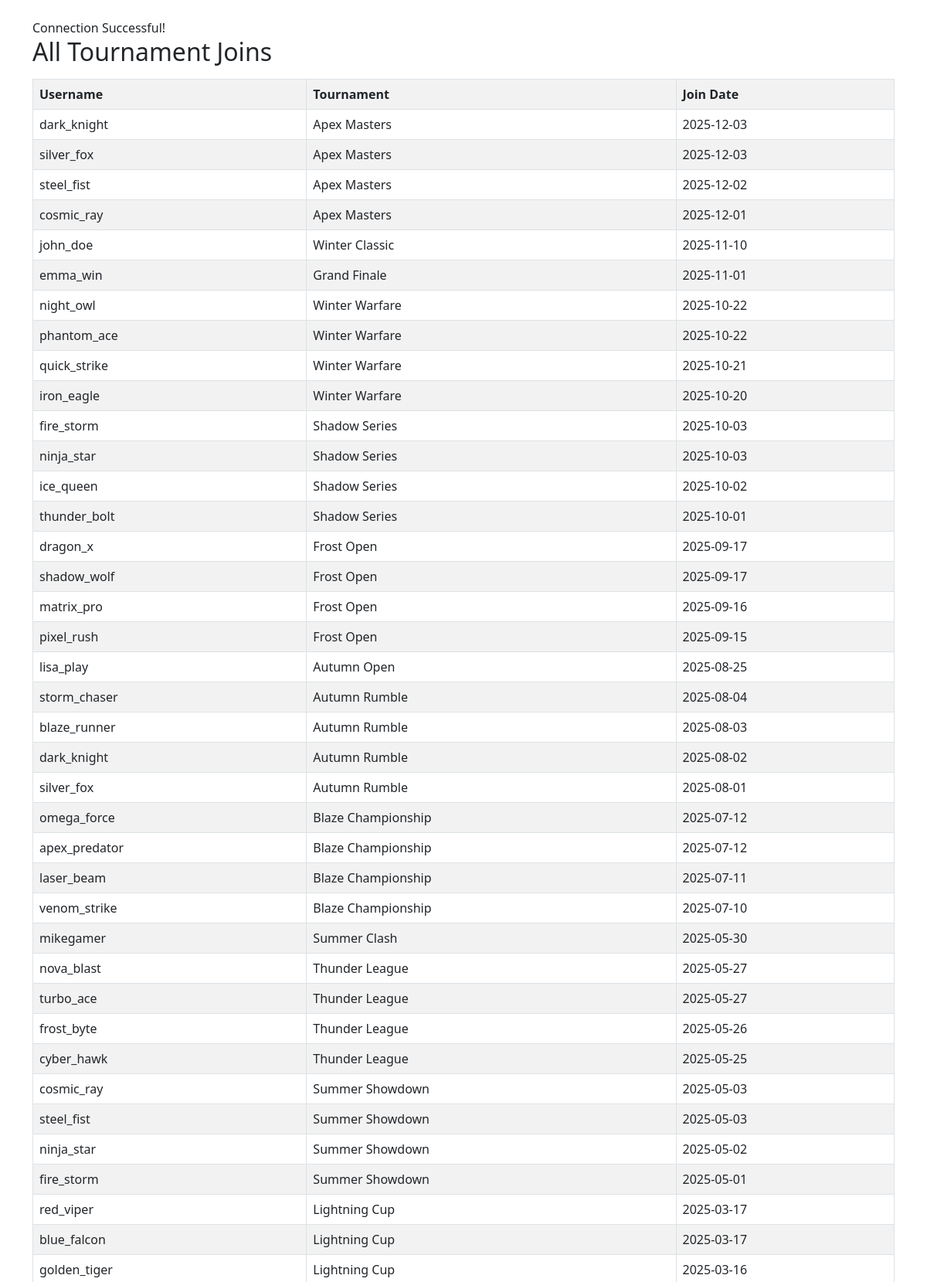
The page /CPSC2221_final/queries/display_joins.php (upper part) on the database its author committed.
### tables this page shows
CREATE TABLE Joins (
    PlayerID INT,
    TournamentID INT,
    JoinDate DATE DEFAULT (CURRENT_DATE),
    PRIMARY KEY (PlayerID, TournamentID),
    FOREIGN KEY (PlayerID) REFERENCES Player(PlayerID)
        ON DELETE CASCADE
        ON UPDATE CASCADE,
    FOREIGN KEY (TournamentID) REFERENCES Tournament_Managed(TournamentID)
        ON DELETE CASCADE
        ON UPDATE CASCADE
);

CREATE TABLE GameUser (
    UserID INT PRIMARY KEY,
    Username VARCHAR(40) UNIQUE NOT NULL,
    Email VARCHAR(50) UNIQUE NOT NULL,
    Password VARCHAR(40) NOT NULL
);

CREATE TABLE Tournament_Managed (
    TournamentID INT PRIMARY KEY,
    Name VARCHAR(50) UNIQUE NOT NULL,
    Difficulty INT,
    StartDate DATE,
    ManagerID INT NOT NULL,
    SupervisorID INT NOT NULL,
    FOREIGN KEY (Difficulty) REFERENCES PrizeMoney(Difficulty)
        ON DELETE SET NULL
        ON UPDATE CASCADE,
    FOREIGN KEY (SupervisorID) REFERENCES Admin(AdminID)
        ON DELETE CASCADE
        ON UPDATE CASCADE,
    FOREIGN KEY (ManagerID) REFERENCES TournamentManager(ManagerID)
        ON DELETE CASCADE
        ON UPDATE CASCADE
);

### CPSC2221_final/queries/display_joins.php (the view, shortened to what this page needs)
<?php
$servername = "localhost";
$username   = "root";
$password   = "";
$database   = "tictactoe";
$conn = new mysqli($servername, $username, $password, $database);
if ($conn->connect_error) {
	die("Connection failed: " . $conn->connect_error);
} else {
	echo "<link rel='stylesheet' href='https://cdn.jsdelivr.net/npm/bootstrap@5.3.0/dist/css/bootstrap.min.css'>";
	echo "<div class='container mt-4'>";
	echo "Connection Successful! <br>";
}
$query = "SELECT gu.Username, tm.Name AS Tournament, j.JoinDate
          FROM Joins j
          JOIN GameUser gu ON j.PlayerID = gu.UserID
          JOIN Tournament_Managed tm ON j.TournamentID = tm.TournamentID
          ORDER BY j.JoinDate DESC";
$result = $conn->query($query);
echo "<h2>All Tournament Joins</h2>";
if ($result->num_rows > 0) {
	echo "<table class='table table-bordered table-striped mt-3'>";
	echo "<tr><th>Username</th><th>Tournament</th><th>Join Date</th></tr>";
	while ($row = $result->fetch_assoc()) {
		echo "<tr>
			<td>" . $row["Username"] . "</td>
			<td>" . $row["Tournament"] . "</td>
			<td>" . $row["JoinDate"] . "</td>
		</tr>";
	}
	echo "</table>";
} else {
	echo "No join records found.";
}
echo "</div><br><a class='btn btn-secondary' href='../index.php'>Main Menu</a>";
?>

### rows shown on the page
joins: gameuser.Username "dark_knight", TournamentID.Name "Apex Masters", JoinDate "2025-12-03"
joins: gameuser.Username "silver_fox", TournamentID.Name "Apex Masters", JoinDate "2025-12-03"
joins: gameuser.Username "steel_fist", TournamentID.Name "Apex Masters", JoinDate "2025-12-02"
joins: gameuser.Username "cosmic_ray", TournamentID.Name "Apex Masters", JoinDate "2025-12-01"
joins: gameuser.Username "john_doe", TournamentID.Name "Winter Classic", JoinDate "2025-11-10"
joins: gameuser.Username "emma_win", TournamentID.Name "Grand Finale", JoinDate "2025-11-01"
joins: gameuser.Username "night_owl", TournamentID.Name "Winter Warfare", JoinDate "2025-10-22"
joins: gameuser.Username "phantom_ace", TournamentID.Name "Winter Warfare", JoinDate "2025-10-22"
joins: gameuser.Username "quick_strike", TournamentID.Name "Winter Warfare", JoinDate "2025-10-21"
joins: gameuser.Username "iron_eagle", TournamentID.Name "Winter Warfare", JoinDate "2025-10-20"
joins: gameuser.Username "fire_storm", TournamentID.Name "Shadow Series", JoinDate "2025-10-03"
joins: gameuser.Username "ninja_star", TournamentID.Name "Shadow Series", JoinDate "2025-10-03"
joins: gameuser.Username "ice_queen", TournamentID.Name "Shadow Series", JoinDate "2025-10-02"
joins: gameuser.Username "thunder_bolt", TournamentID.Name "Shadow Series", JoinDate "2025-10-01"
joins: gameuser.Username "dragon_x", TournamentID.Name "Frost Open", JoinDate "2025-09-17"
joins: gameuser.Username "shadow_wolf", TournamentID.Name "Frost Open", JoinDate "2025-09-17"
joins: gameuser.Username "matrix_pro", TournamentID.Name "Frost Open", JoinDate "2025-09-16"
joins: gameuser.Username "pixel_rush", TournamentID.Name "Frost Open", JoinDate "2025-09-15"
joins: gameuser.Username "lisa_play", TournamentID.Name "Autumn Open", JoinDate "2025-08-25"
joins: gameuser.Username "storm_chaser", TournamentID.Name "Autumn Rumble", JoinDate "2025-08-04"
joins: gameuser.Username "blaze_runner", TournamentID.Name "Autumn Rumble", JoinDate "2025-08-03"
joins: gameuser.Username "dark_knight", TournamentID.Name "Autumn Rumble", JoinDate "2025-08-02"
joins: gameuser.Username "silver_fox", TournamentID.Name "Autumn Rumble", JoinDate "2025-08-01"
joins: gameuser.Username "omega_force", TournamentID.Name "Blaze Championship", JoinDate "2025-07-12"
joins: gameuser.Username "apex_predator", TournamentID.Name "Blaze Championship", JoinDate "2025-07-12"
joins: gameuser.Username "laser_beam", TournamentID.Name "Blaze Championship", JoinDate "2025-07-11"
joins: gameuser.Username "venom_strike", TournamentID.Name "Blaze Championship", JoinDate "2025-07-10"
joins: gameuser.Username "mikegamer", TournamentID.Name "Summer Clash", JoinDate "2025-05-30"
joins: gameuser.Username "nova_blast", TournamentID.Name "Thunder League", JoinDate "2025-05-27"
joins: gameuser.Username "turbo_ace", TournamentID.Name "Thunder League", JoinDate "2025-05-27"
joins: gameuser.Username "frost_byte", TournamentID.Name "Thunder League", JoinDate "2025-05-26"
joins: gameuser.Username "cyber_hawk", TournamentID.Name "Thunder League", JoinDate "2025-05-25"
joins: gameuser.Username "cosmic_ray", TournamentID.Name "Summer Showdown", JoinDate "2025-05-03"
joins: gameuser.Username "steel_fist", TournamentID.Name "Summer Showdown", JoinDate "2025-05-03"
joins: gameuser.Username "ninja_star", TournamentID.Name "Summer Showdown", JoinDate "2025-05-02"
joins: gameuser.Username "fire_storm", TournamentID.Name "Summer Showdown", JoinDate "2025-05-01"
joins: gameuser.Username "red_viper", TournamentID.Name "Lightning Cup", JoinDate "2025-03-17"
joins: gameuser.Username "blue_falcon", TournamentID.Name "Lightning Cup", JoinDate "2025-03-17"
joins: gameuser.Username "golden_tiger", TournamentID.Name "Lightning Cup", JoinDate "2025-03-16"
